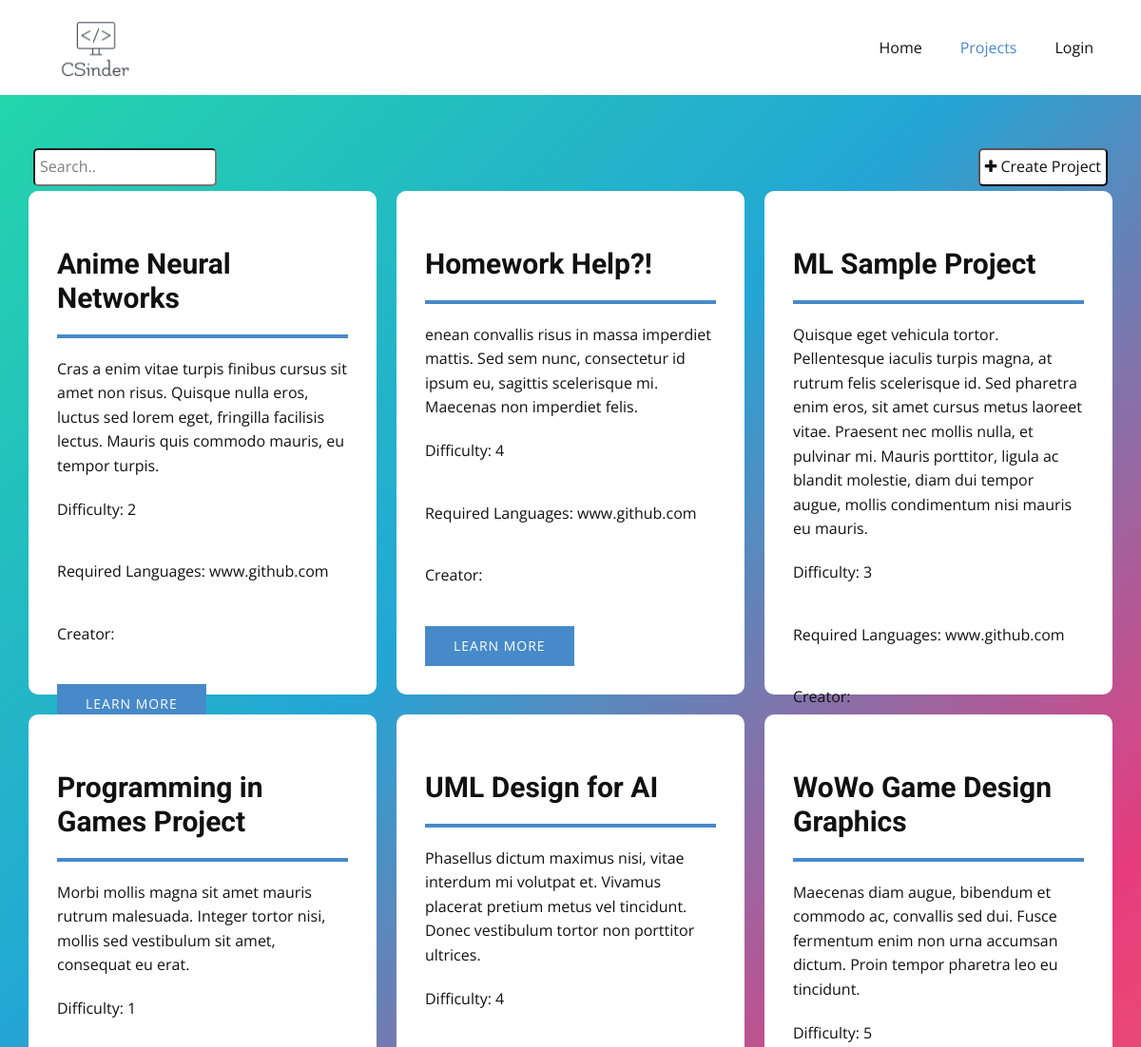
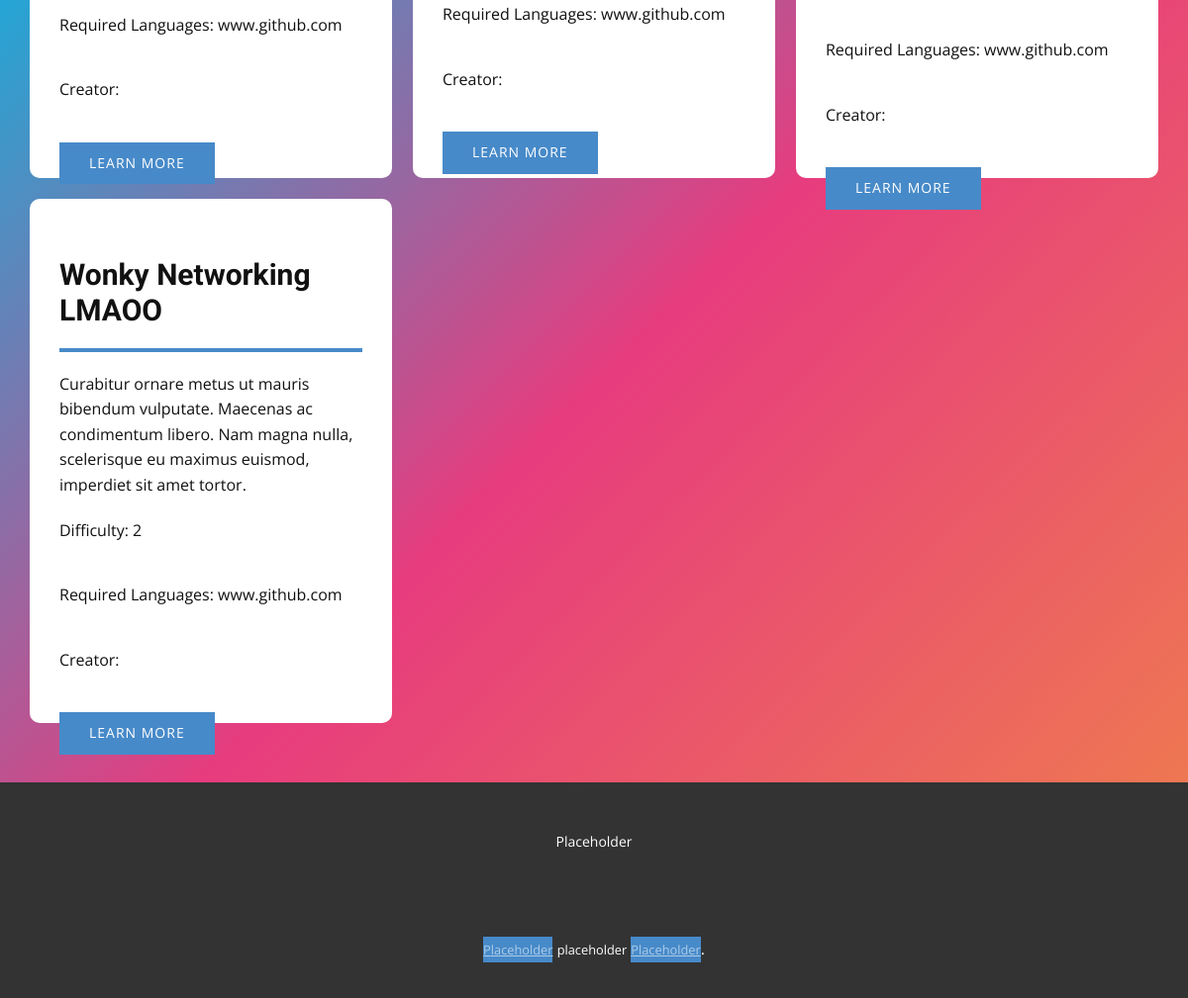
/Projects/Rohan, run on the app's committed database (2 pictures, top to bottom).
### Models.py (models this page shows, shortened)
class Project(db.Model):
    name = db.Column(db.String(100), unique=False, nullable=False)
    projID = db.Column(db.String(6), primary_key=True)
    description = db.Column(db.String(500), unique=False, nullable=False,default="")
    difficulty = db.Column(db.Integer, unique=False, nullable=False,default=0)
    github = db.Column(db.String(500), default="www.github.com")
    creatorID = db.Column(db.String(6),db.ForeignKey('user.userID'))
    projLang = db.relationship('ProjLang',backref="project") #Languages user prefers to code in
    projAreas = db.relationship('ProjectAreas',backref="project") #Fields user is interested in
    applicants = db.relationship('AppliedTo',backref="project") #Users who have applied to be part of this project

### Driver.py (the view, shortened to what this page needs)
@app.route("/Projects/<us>",methods=['GET',"POST"])
def projectsLoggedIn(us):
    if request.method=='GET':
        projs=Project.query.order_by(Project.name).all() #Add some ranking later
        result=[]
        for p in projs:
            temp=[p.name,p.description,p.difficulty,p.github]#name,desc,difficulty, github, languages, creatorID
            languages=ProjLang.query.filter_by(projID=p.projID).all()
            temp.append(','.join(languages)) #make it a single string
            creator=User.query.filter_by(userID=p.creatorID).one()
            temp.append(creator.name)
            result.append(temp)
        return render_template("ProjectsLoggedIn.html",allprojs=result,username=us)

### templates/ProjectsLoggedIn.html (shortened to what this page needs)
<!DOCTYPE html>
<html style="font-size: 16px;">
  <head>
    <link rel="stylesheet" href="{{url_for('static', filename='css/nicepage.css')}}" media="screen">
    <link rel="stylesheet" href="{{url_for('static', filename='css/Projects.css')}}" media="screen">
    <link rel="stylesheet" href="https://cdnjs.cloudflare.com/ajax/libs/font-awesome/4.7.0/css/font-awesome.min.css">
  </head>
  <body class="u-body u-xl-mode"><header class="u-clearfix u-header u-header" id="sec-e661"><img class="u-expanded-height u-image u-image-default u-preserve-proportions u-image-1" src="{{url_for('static', filename='images/61a4b5b8907749e29dac4861893bbcca1.png')}}" alt="" data-image-width="200" data-image-height="99"><nav class="u-menu u-menu-dropdown u-offcanvas u-menu-1">
        <div class="u-custom-menu u-nav-container">
          <ul class="u-nav u-unstyled u-nav-1"><li class="u-nav-item"><a class="u-button-style u-nav-link u-text-active-palette-1-base u-text-hover-palette-2-base" href="{{url_for('home')}}" style="padding: 10px 20px;">Home</a>
</li><li class="u-nav-item"><a class="u-button-style u-nav-link u-text-active-palette-1-base u-text-hover-palette-2-base" href="{{url_for('projects')}}" style="padding: 10px 20px;">Projects</a>
</li><li class="u-nav-item"><a class="u-button-style u-nav-link u-text-active-palette-1-base u-text-hover-palette-2-base" href="{{url_for('login')}}" style="padding: 10px 20px;">Login</a>
</li></ul>
        </div>
      </nav></header>
    <section class="u-clearfix u-gradient u-section-1" id="sec-f665">
      <div class="u-clearfix u-sheet u-sheet-1">
        <div class="u-expanded-width u-list u-list-1">
          <div>
            <input class = "search_bar" type="text" placeholder="Search..">
            <button onclick="window.location.href = '{{url_for('createProject')}}'" class = "create_btn"><i class="fa fa-plus"></i>    Create Project</button>
            </div>
            <div class="u-repeater u-repeater-1">
              {% for proj in allprojs%}
              <div class="u-container-style u-list-item u-repeater-item u-video-cover u-white backcard zoom">
                <div class="u-container-layout u-similar-container u-valign-top u-container-layout-1 ">
                  <h3 class="u-text u-text-default u-text-1">{{proj[0]}}</h3>
                  <div class="u-border-4 u-border-palette-3-base u-expanded-width u-line u-line-horizontal u-line-1"></div>
                  <p class="u-text u-text-default u-text-2">{{proj[1]}}</p>
                  <p>Difficulty: {{proj[2]}}</p>
                  <p>Required Languages: {{proj[3]}}</p>
                  <p>Creator: {{proj[4]}}</p>
                  <a href="" class="u-btn u-button-style u-btn-1">learn more</a>
                </div>
              </div>
              {% endfor %}
            </div>
          </div>
        </div>
    </section>
    <footer class="u-align-center u-clearfix u-footer u-grey-80 u-footer" id="sec-fecc"><div class="u-clearfix u-sheet u-sheet-1">
        <p class="u-small-text u-text u-text-variant u-text-1">Placeholder</p>
      </div></footer>
    <section class="u-backlink u-clearfix u-grey-80">
      <a class="u-link" href="" target="_blank">
        <span>placeholder</span>
      </a>
      <p class="u-text">
        <span>placeholder</span>
      </p>
      <a class="u-link" href="" target="_blank">
        <span>placeholder</span>
      </a>.
    </section>
  </body>
</html>

### static/css/Projects.css (style rules this page uses)
.u-section-1 { background: linear-gradient(-45deg, #ee7752, #e73c7e, #23a6d5, #23d5ab); }
a { background-color:#478ac9; }
.u-section-1 .u-sheet-1 { min-height: 1526px; }
.u-section-1 .u-list-1 { grid-template-rows: auto auto; margin: 51px 0 60px; }
.u-section-1 .u-repeater-1 { grid-template-columns: calc(33.3333% - 14px) calc(33.3333% - 14px) calc(33.3333% - 14px); grid-gap: 21px 21px; min-height: 1262px; }
.u-section-1 .u-container-layout-1 { padding: 30px; }
.u-section-1 .u-text-1 { margin-top: 29px; font-weight: 700; margin-bottom: 0; }
.u-section-1 .u-line-1 { height: 4px; border-color: #478ac9; transform-origin: left center; margin: 20px auto 0 0; }
.u-section-1 .u-text-2 { margin-left: 0; margin-bottom: 0; margin-top: 20px; }
.u-section-1 .u-btn-1 { background-image: none; border-style: none; font-size: 0.875rem; text-transform: uppercase; letter-spacing: 1px; margin: 20px auto 0 0; }
.search_bar { padding: 5px; margin: 5px; border-radius: 5px; max-width: 16rem; }
.create_btn { float: right; padding: 5px; margin: 5px; background-color: white; border-radius: 5px; max-width: 16rem; cursor: pointer; }
.backcard { border-radius: 10px; max-height: 530px; box-shadow: 0 0 0 0 rgba(0, 0, 0, 1); transform: scale(1); }
.zoom { transition: transform 1s; }

### data on the page
Project: name "Anime Neural Networks", description "Cras a enim vitae turpis finibus cursus sit amet non risus. Quisque nulla eros, luctus sed lorem eget, fringilla facilisis lectus. Mauris quis commodo mauris, eu tempor turpis.", github "www.github.com"
Project: name "Homework Help?!", description "enean convallis risus in massa imperdiet mattis. Sed sem nunc, consectetur id ipsum eu, sagittis scelerisque mi. Maecenas non imperdiet felis.", github "www.github.com"
Project: name "ML Sample Project", description "Quisque eget vehicula tortor. Pellentesque iaculis turpis magna, at rutrum felis scelerisque id. Sed pharetra enim eros, sit amet cursus metus laoreet vitae. Praesent nec mollis nulla, et pulvinar mi. Mauris porttitor, ligula ac blandit molestie, diam dui tempor augue, mollis condimentum nisi mauris eu mauris.", github "www.github.com"
Project: name "Programming in Games Project", description "Morbi mollis magna sit amet mauris rutrum malesuada. Integer tortor nisi, mollis sed vestibulum sit amet, consequat eu erat.", github "www.github.com"
Project: name "UML Design for AI", description "Phasellus dictum maximus nisi, vitae interdum mi volutpat et. Vivamus placerat pretium metus vel tincidunt. Donec vestibulum tortor non porttitor ultrices.", github "www.github.com"
Project: name "WoWo Game Design Graphics", description "Maecenas diam augue, bibendum et commodo ac, convallis sed dui. Fusce fermentum enim non urna accumsan dictum. Proin tempor pharetra leo eu tincidunt.", github "www.github.com"
Project: name "Wonky Networking LMAOO", description "Curabitur ornare metus ut mauris bibendum vulputate. Maecenas ac condimentum libero. Nam magna nulla, scelerisque eu maximus euismod, imperdiet sit amet tortor.", github "www.github.com"

### other printed values
{{ proj[2] }} "2" "4" "3" "1" "4" "5" "2"
